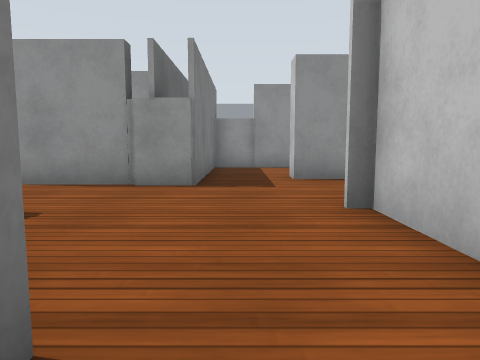
view 1 (above)

23 first-person views from a walk through a world built for the Gazebo simulator. The camera is 0.72 m above the floor, tilts 6° down and sees 70° across. The floor is counted in squares, 1 m on a side. Each view is taken from the middle of a square. On the plan, view 1 faces up. The plan holds only what a view shows up to about 11 squares ahead; the rest is blank. Robots are left out. Gazebo's built-in surfaces are drawn with simple patterns.

view 2
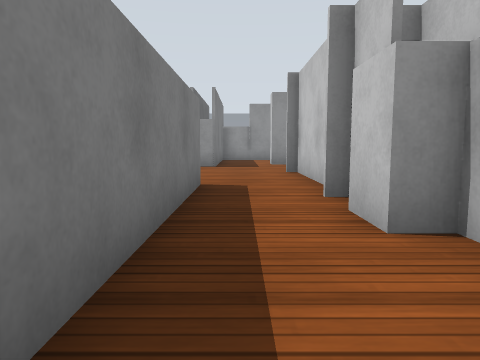

view 3
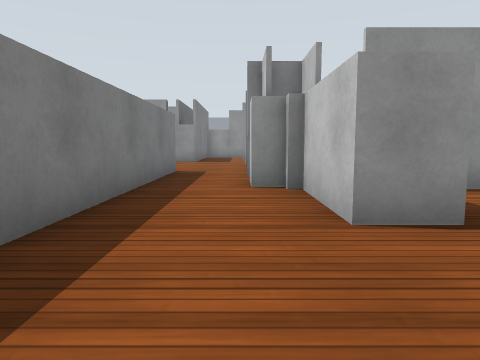

view 4
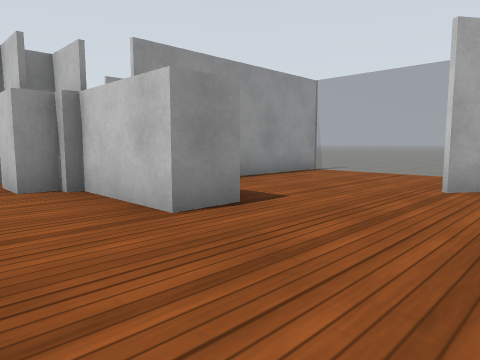

view 5
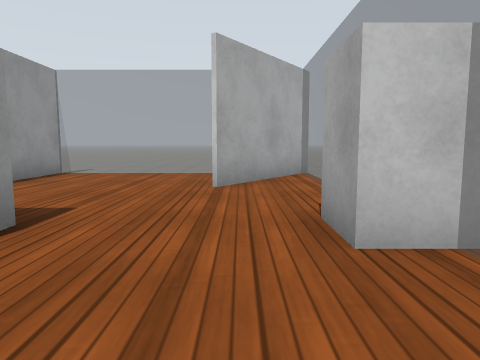

view 6
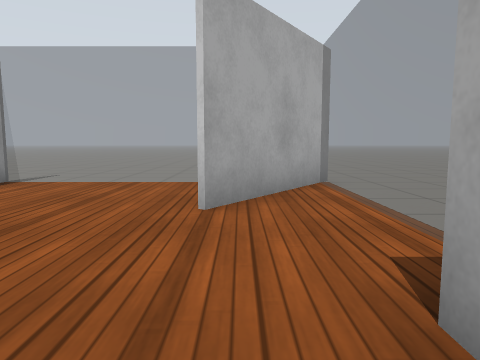

view 7
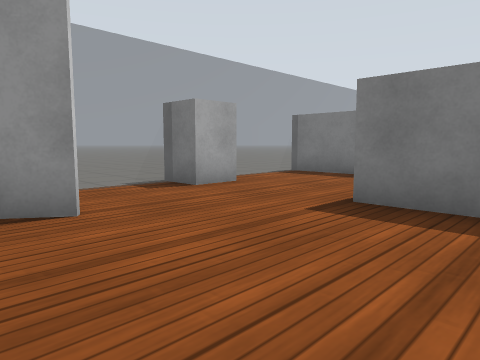

view 8
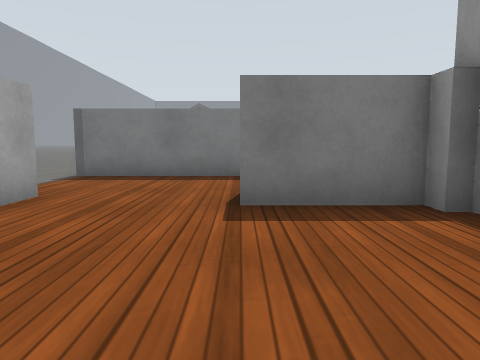

view 9
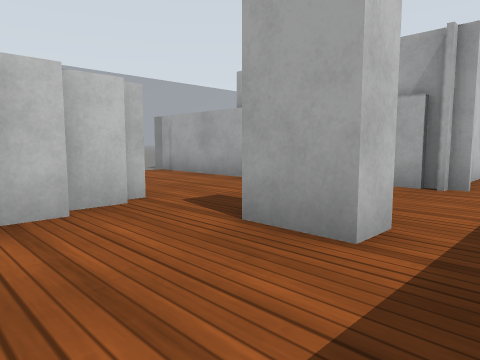

view 10
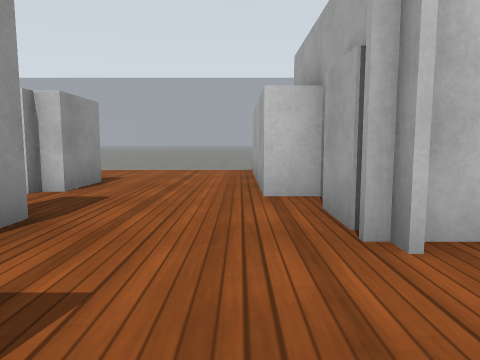

view 11
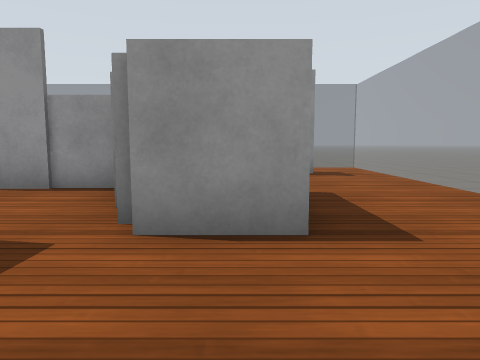

view 12
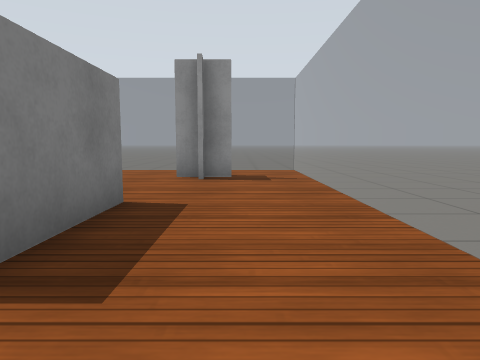

view 13
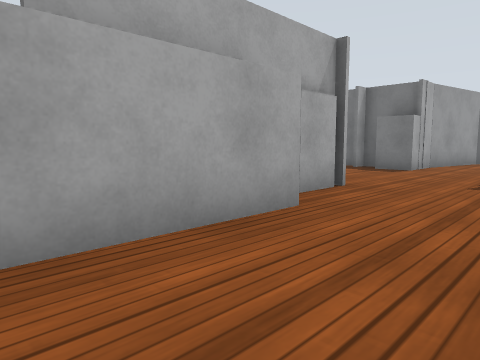

view 14
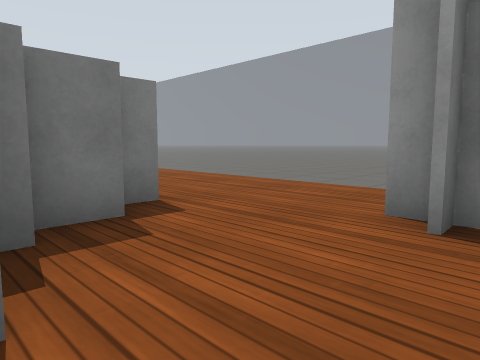

view 15
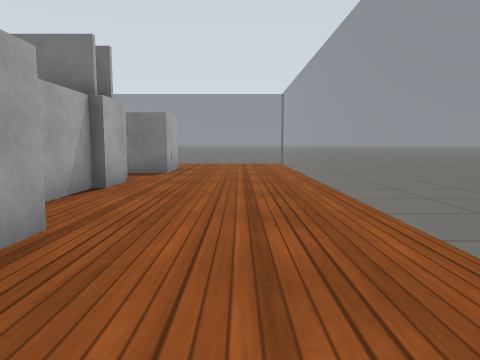

view 16
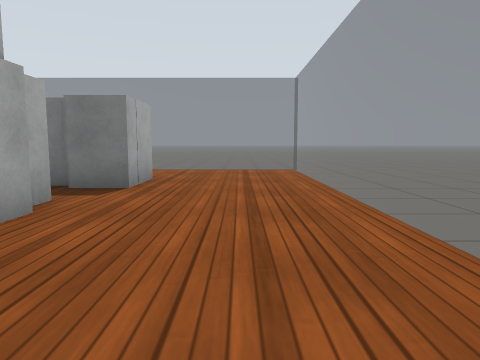

view 17
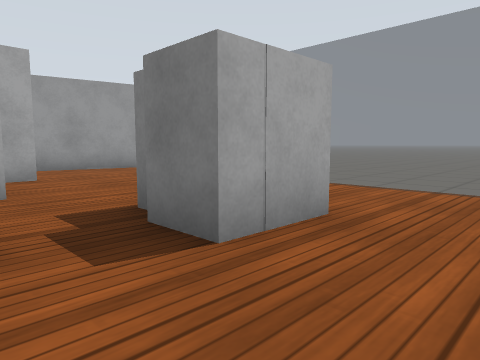

view 18
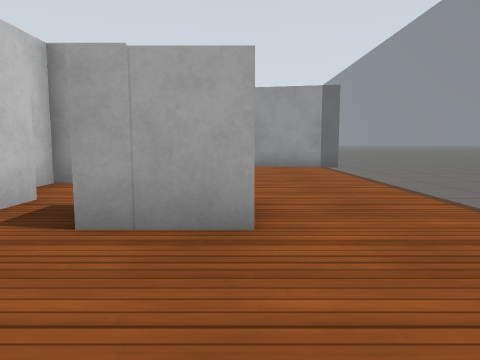

view 19
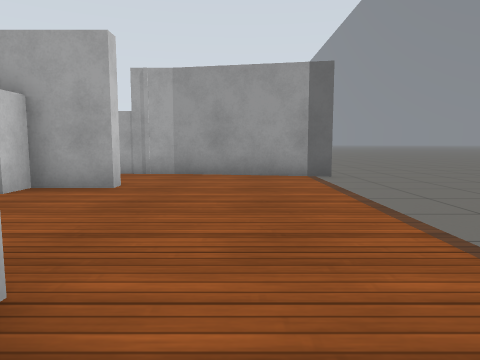

view 20
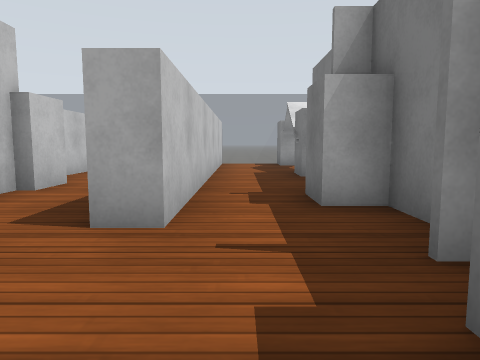

view 21
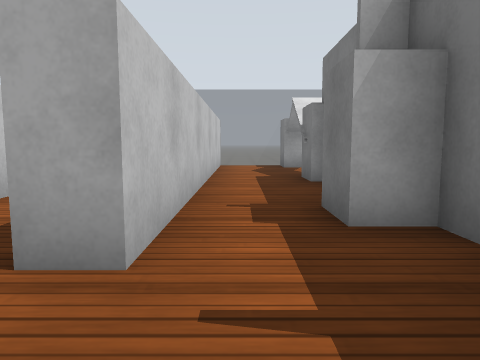

view 22
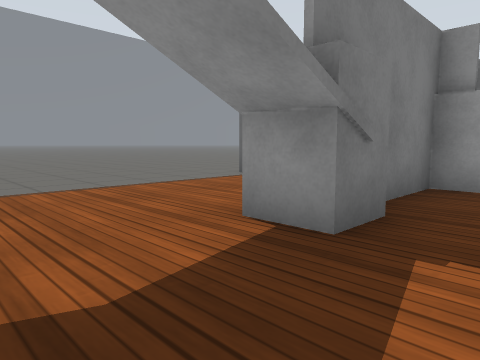

view 23
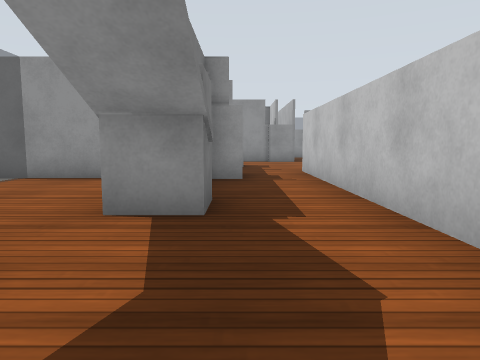

### Floor plan
Key: @ floor where view 1 was taken; # wall or solid block; . floor; = window, fence, low wall or low ledge; B white box.
Columns run from 8 left of view 1 to 9 right of it. Each row starts with its distance up from view 1.
 16 .============= ==.
 15 =............. ..=
 14 =.............#..=
 13 =.............#..=
 12 =..BB.....BB.....=
 11 =..BB.#######....=
 10 =......#....BB...=
  9 =.....##....#B...=
  8 =......#....#B...=
  7 =.....B#.BB......=
  6 =....##B.........=
  5 =................=
  4 =###......B#####BB
  3     #B....BB
  2     ##....#
  1     #..#..#
  0     #B.#@.#
 -1 =####B.#.B##
 -2 =...#..#.BB######=
 -3 =...#..#..##.....=
 -4 =...B..#..##.....=
 -5 =...B..#..##.....=
 -6  ...B..#.........=
 -7    BB..#......##
 -8    BB..#...B...##
 -9     B  #===B= ===#

Positions as (right, up) in squares from view 1, and headings:
1: (0, 0), facing up
2: (0, -5), facing up
3: (1, -8), facing up
4: (0, -8), facing up-right
5: (0, -7), facing right
6: (2, -7), facing right
7: (7, -3), facing down-left
8: (7, -5), facing left
9: (0, 10), facing down-right
10: (-1, 5), facing right
11: (5, 5), facing up
12: (7, 6), facing up
13: (7, 7), facing down-left
14: (7, 10), facing up-left
15: (5, 14), facing left
16: (2, 14), facing left
17: (-2, 14), facing down-left
18: (-5, 15), facing down
19: (-6, 12), facing down
20: (-2, 4), facing down
21: (-2, 3), facing down
22: (-2, -7), facing up-left
23: (-3, -8), facing up
